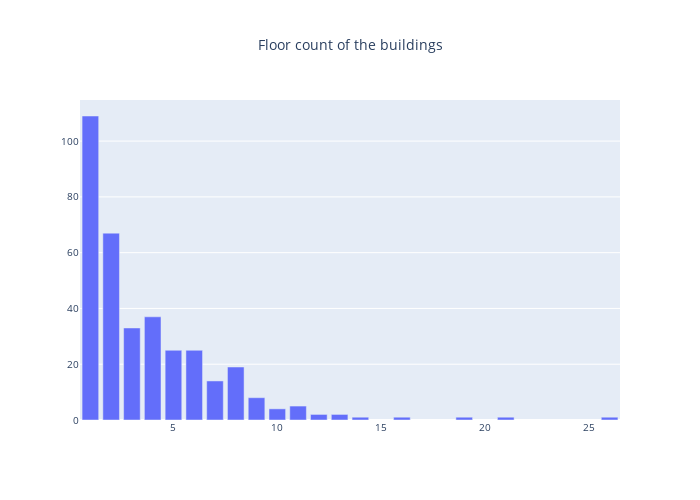

Write notebook code for a chart like this one.
### Code cell
floor_count = b["floor_count"].value_counts()
trace = go.Bar(x= floor_count.index,y = floor_count.values)

layout = go.Layout(title=go.layout.Title(text="Floor count of the buildings",x=0.5),font=dict(size=10),width=700,height=500,
)

fig = go.Figure(data=[trace], layout=layout)
py.iplot(fig, filename="meter")

### Figure 1 — Plotly figure (JSON) as saved in the notebook; plotly's stock layout.template omitted (floating-point values rounded to 4 significant figures)
{"data": [{"type": "bar", "x": [1, 2, 4, 3, 5, 6, 8, 7, 9, 11, 10, 12, 13, 19, 26, 14, 21, 16], "y": [109, 67, 37, 33, 25, 25, 19, 14, 8, 5, 4, 2, 2, 1, 1, 1, 1, 1]}], "layout": {"font": {"size": 10}, "height": 500, "title": {"text": "Floor count of the buildings", "x": 0.5}, "width": 700}}
